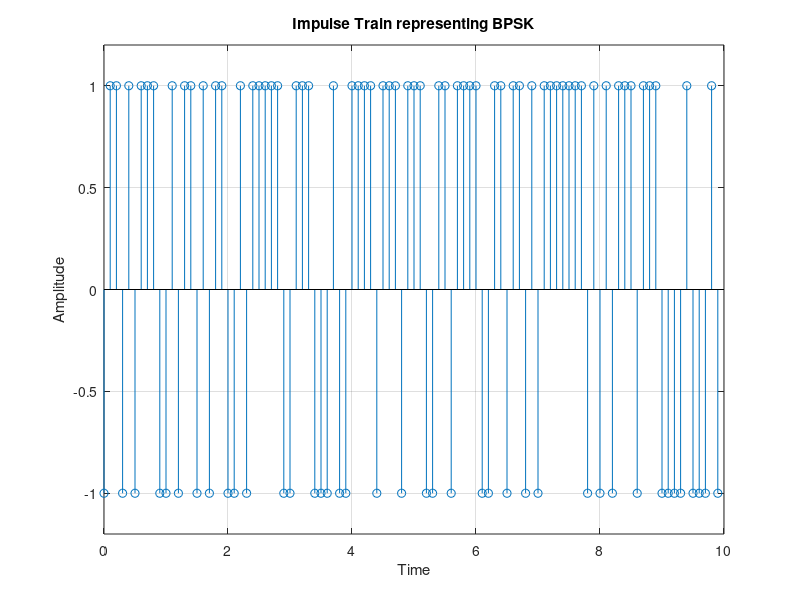
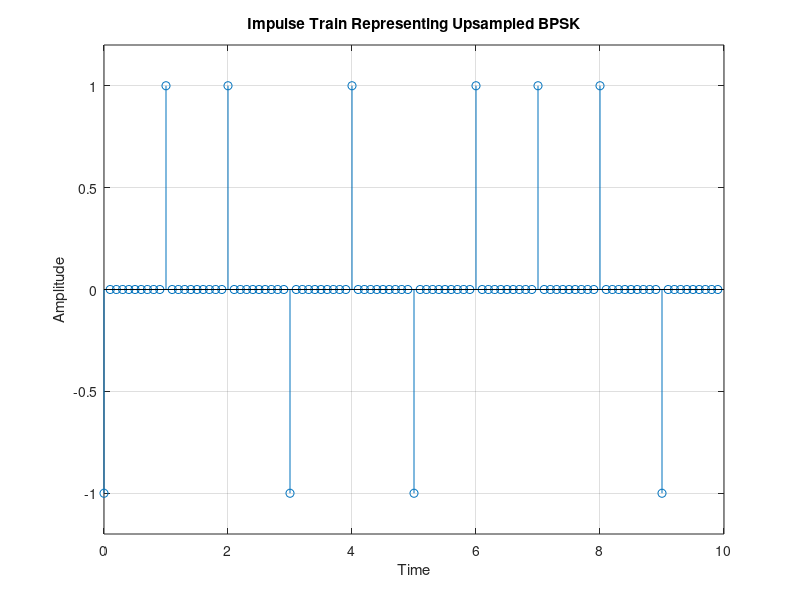
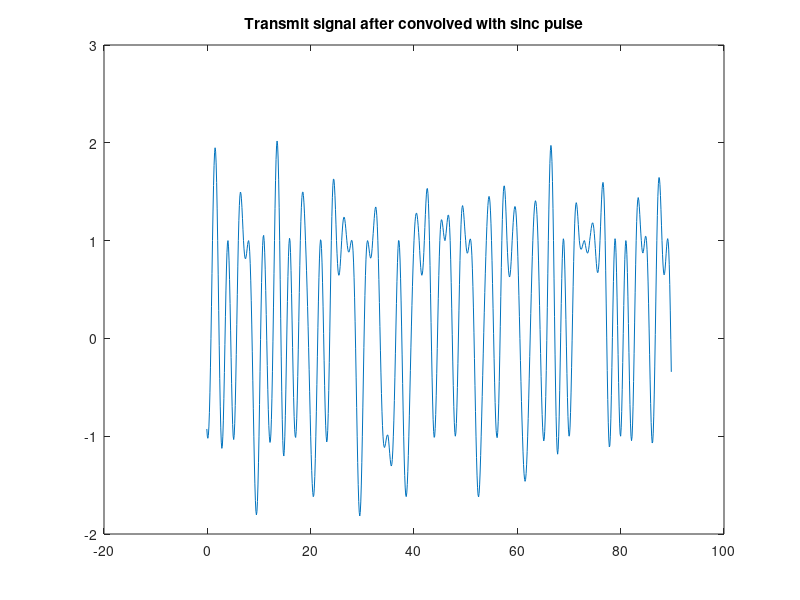
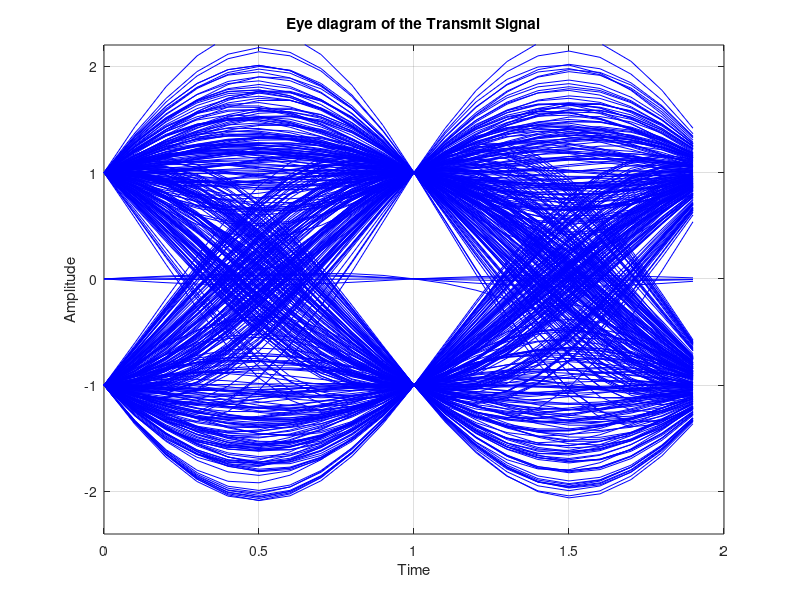

The MATLAB script that drew these images, in order:
close all; clc;
%Defining the system Parameters
number_of_bits_transmitted = 10^3; % Number of Bits Transmitted
sampling_frequency = 10; % sampling frequency in Hz
SNR_dB = 10; %SNR value
NoisePower = 1./(10.^(0.1*SNR_dB)); % Noise Power (Eb = 1 in BPSK)
time = -sampling_frequency:1/sampling_frequency:sampling_frequency; % Time Array

%% Generating the impulse train representing BPSK Signal
% Mapping 0 -> -1 and 1 -> 1 (0 phase and 180 phase)
BPSKSignal = 2*(rand(1,number_of_bits_transmitted)>0.5)-1;
t = 0:1/sampling_frequency:99/sampling_frequency;
stem(t, BPSKSignal(1:100)); xlabel('Time'); ylabel('Amplitude');
title('Impulse Train representing BPSK');
axis([0 10 -1.2 1.2]); grid on;

%% Upsampling the transmit sequence without noise affection
Upsampling_BPSK = [BPSKSignal;zeros(sampling_frequency-1,length(BPSKSignal))]; %Upsampling the BPSK to match the sampling frequency
BPSK_U = Upsampling_BPSK(:).';
figure;
stem(t, BPSK_U(1:100)); xlabel('Time'); ylabel('Amplitude');
title('Impulse Train Representing Upsampled BPSK');
axis([0 10 -1.2 1.2]); grid on;

%% pulse shaping filter with sinc impulse response 
sinc_numerator = sin(pi*time); % numerator of the sinc function
sinc_denominator = (pi*time); % denominator of the sinc function
sinc_denominatorZero = find(abs(sinc_denominator) < 10^-10); % Finding the t=0 position
sinc_pulse_shaping_filter = sinc_numerator./sinc_denominator;
sinc_pulse_shaping_filter(sinc_denominatorZero) = 1; % Defining the t=0 value
figure;
plot(time, sinc_pulse_shaping_filter);
title('Defined Sinc Pulse shape');
xlabel('Time'); ylabel('Amplitude');
axis([-sampling_frequency sampling_frequency -0.5 1.2]); grid on

convolved_transmitsignal = conv(BPSK_U, sinc_pulse_shaping_filter);
convolved_transmitsignal = convolved_transmitsignal(1:10000);
convolved_transmitsignal_reshape = reshape(convolved_transmitsignal, sampling_frequency*2, number_of_bits_transmitted*sampling_frequency/20).';

transmit_signal_sinc = convolved_transmitsignal(1,100:999);
tt=(-0.1:0.1:89.8);
plot(tt,transmit_signal_sinc);
title('Transmit signal after convolved with sinc pulse');

figure;
plot(0:1/sampling_frequency:1.99, real(convolved_transmitsignal_reshape).', 'b');
title('Eye diagram of the Transmit Signal');
xlabel('Time'); ylabel('Amplitude');
axis([0 2 -2.4 2.2]);
grid on

%% pulse shaping filter with raised cosine impulse response (gamma = 0.5)
roll_off_factor = 0.5;
raised_cosine_numerator = cos(roll_off_factor*pi*time);
raised_cosine_denominator = (1 - (2 * roll_off_factor * time).^2);
raised_cosine_denominatorZero = abs(raised_cosine_denominator)<10^-10;
raised_cosine_impulse_response = raised_cosine_numerator./raised_cosine_denominator;
raised_cosine_impulse_response(raised_cosine_denominatorZero) = pi/4;
RC_gamma5 = sinc_pulse_shaping_filter.*raised_cosine_impulse_response; % Getting the complete raised cosine pulse
figure;
plot(time, RC_gamma5);
title('Raised Cosine Pulse Shape with gamma = 0.5');
xlabel('Time'); ylabel('Amplitude');
axis([-sampling_frequency sampling_frequency -0.5 1.2]); grid on

Conv_RCgamma5 = conv(BPSK_U,RC_gamma5);
Conv_RCgamma5 = Conv_RCgamma5(1:10000);
Conv_RCgamma5_reshape = reshape(Conv_RCgamma5,sampling_frequency*2,number_of_bits_transmitted*sampling_frequency/20).';

transmit_signal_RCgamma5 = Conv_RCgamma5(1,100:999);
tt=(-0.1:0.1:89.8);
plot(tt,transmit_signal_RCgamma5);
title('Transmit Signal with gamma = 0.5');

figure;
plot(0:1/sampling_frequency:1.99, Conv_RCgamma5_reshape.','b');
title('Eye diagram with gamma = 0.5');
xlabel('Time'); ylabel('Amplitude');
axis([0 2 -2.5 2.5]);
grid on

%% pulse shaping filter with raised cosine impulse response (gamma = 1)
roll_off_factor = 1;
raised_cosine_numerator = cos(roll_off_factor * pi * time);
raised_cosine_denominator = (1-(2 * roll_off_factor * time).^2);
raised_cosine_denominatorZero = find(abs(raised_cosine_denominator)<10^-20);
raised_cosine_impulse_response = raised_cosine_numerator./raised_cosine_denominator;
raised_cosine_impulse_response(raised_cosine_denominatorZero) = pi/4;
RC_gamma1 = sinc_pulse_shaping_filter.*raised_cosine_impulse_response; % Getting the complete raised cosine pulse
figure;
plot(time, RC_gamma1);
title('Raised Cosine Pulse shape with gamma = 1');
xlabel('Time'); ylabel('Amplitude');
axis([-sampling_frequency sampling_frequency -0.5 1.2]); grid on

Conv_RCgamma1 = conv(BPSK_U,RC_gamma1);
Conv_RCgamma1 = Conv_RCgamma1(1:10000);
Conv_RCgamma1_reshape = reshape(Conv_RCgamma1,sampling_frequency*2,number_of_bits_transmitted*sampling_frequency/20).';

transmit_signal_RCgamma1 = Conv_RCgamma1(1,100:999);
tt=(-0.1:0.1:89.8);
plot(tt,transmit_signal_RCgamma1);
title('Transmit Signal with gamma = 1');

figure;
plot(0:1/sampling_frequency:1.99, Conv_RCgamma1_reshape.','b');
title('Eye diagram with alpha =1');
xlabel('Time'); ylabel('Amplitude');
axis([0 2 -1.5 1.5 ]);
grid on